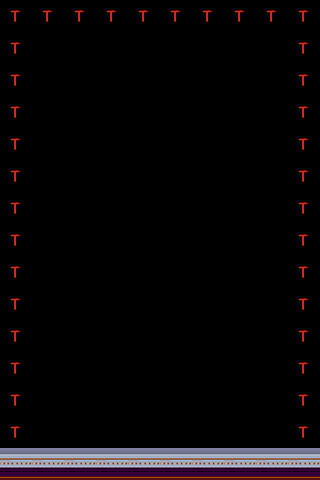

This is a level from a 2D game, rendered from its Tiled map with the project's own tilesets. A one-line summary and the complete map file follow:
An orthogonal 10x15 tile map with 32x32 px tiles, 4 tile layers (NoCollide, NoCollideFX, Collide, CollideFX).

<map version="1.4" tiledversion="1.4.2" orientation="orthogonal" renderorder="right-down" width="10" height="15" tilewidth="32" tileheight="32" infinite="0" nextlayerid="5" nextobjectid="1">
 <editorsettings>
  <export target="../new_level10X.json" format="json" />
 </editorsettings>
 <tileset firstgid="1" source="tiles/Invernadero_tiles.tsx" />
 <layer id="1" name="NoCollide" width="10" height="15">
  <data encoding="csv">
0,0,0,0,0,0,0,0,0,0,
0,0,0,0,0,0,0,0,0,0,
0,0,0,0,0,0,0,0,0,0,
0,0,0,0,0,0,0,0,0,0,
0,0,0,0,0,0,0,0,0,0,
0,0,0,0,0,0,0,0,0,0,
0,0,0,0,0,0,0,0,0,0,
0,0,0,0,0,0,0,0,0,0,
0,0,0,0,0,0,0,0,0,0,
0,0,0,0,0,0,0,0,0,0,
0,0,0,0,0,0,0,0,0,0,
0,0,0,0,0,0,0,0,0,0,
0,0,0,0,0,0,0,0,0,0,
0,0,0,0,0,0,0,0,0,0,
0,0,0,0,0,0,0,0,0,0
</data>
 </layer>
 <layer id="2" name="NoCollideFX" width="10" height="15">
  <data encoding="csv">
0,0,0,0,0,0,0,0,0,0,
0,0,0,0,0,0,0,0,0,0,
0,0,0,0,0,0,0,0,0,0,
0,0,0,0,0,0,0,0,0,0,
0,0,0,0,0,0,0,0,0,0,
0,0,0,0,0,0,0,0,0,0,
0,0,0,0,0,0,0,0,0,0,
0,0,0,0,0,0,0,0,0,0,
0,0,0,0,0,0,0,0,0,0,
0,0,0,0,0,0,0,0,0,0,
0,0,0,0,0,0,0,0,0,0,
0,0,0,0,0,0,0,0,0,0,
0,0,0,0,0,0,0,0,0,0,
0,0,0,0,0,0,0,0,0,0,
0,0,0,0,0,0,0,0,0,0
</data>
 </layer>
 <layer id="3" name="Collide" width="10" height="15">
  <data encoding="csv">
152,152,152,152,152,152,152,152,152,152,
152,0,0,0,0,0,0,0,0,152,
152,0,0,0,0,0,0,0,0,152,
152,0,0,0,0,0,0,0,0,152,
152,0,0,0,0,0,0,0,0,152,
152,0,0,0,0,0,0,0,0,152,
152,0,0,0,0,0,0,0,0,152,
152,0,0,0,0,0,0,0,0,152,
152,0,0,0,0,0,0,0,0,152,
152,0,0,0,0,0,0,0,0,152,
152,0,0,0,0,0,0,0,0,152,
152,0,0,0,0,0,0,0,0,152,
152,0,0,0,0,0,0,0,0,152,
152,0,0,0,0,0,0,0,0,152,
36,36,36,36,36,36,36,36,36,36
</data>
 </layer>
 <layer id="4" name="CollideFX" width="10" height="15">
  <data encoding="csv">
0,0,0,0,0,0,0,0,0,0,
0,0,0,0,0,0,0,0,0,0,
0,0,0,0,0,0,0,0,0,0,
0,0,0,0,0,0,0,0,0,0,
0,0,0,0,0,0,0,0,0,0,
0,0,0,0,0,0,0,0,0,0,
0,0,0,0,0,0,0,0,0,0,
0,0,0,0,0,0,0,0,0,0,
0,0,0,0,0,0,0,0,0,0,
0,0,0,0,0,0,0,0,0,0,
0,0,0,0,0,0,0,0,0,0,
0,0,0,0,0,0,0,0,0,0,
0,0,0,0,0,0,0,0,0,0,
0,0,0,0,0,0,0,0,0,0,
0,0,0,0,0,0,0,0,0,0
</data>
 </layer>
</map>
